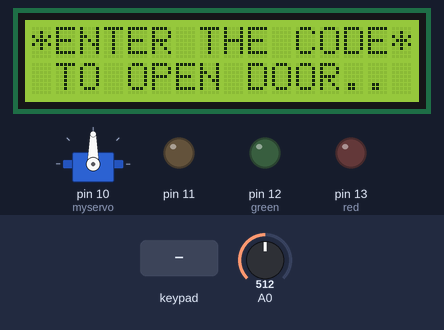
The sketch below on a simulated Arduino Uno, built with avr-gcc and run on an emulated ATmega328P. On the bench: servo, 16×2 character LCD, output pins drawn as LEDs (lit = HIGH). Inputs (shaded band) come from the test bench; at power-on: A0 = 512. What the sketch prints to the serial monitor is not drawn.

Above: at 6.4 s.
6.5 s: keypad keys 2 3 4 5 pressed 0.4 s apart
At 9.2 s:
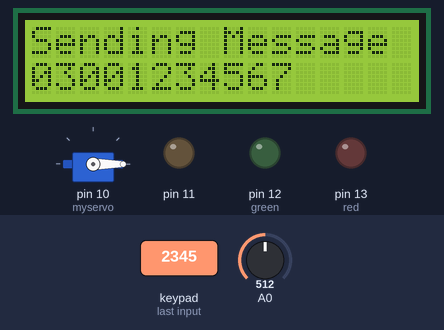
9.6 s: key '1' pressed
12.1 s: key '2' pressed
At 14.3 s:
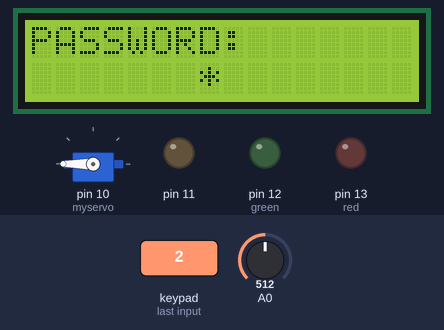
14.9 s: key '3' pressed
At 15.3 s:
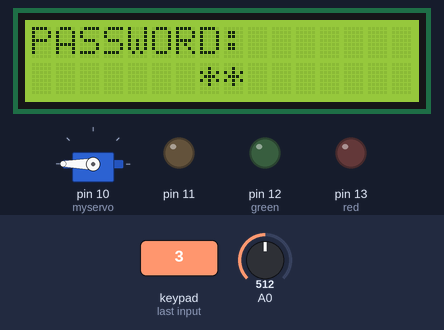
16.4 s: key '4' pressed
At 17.6 s:
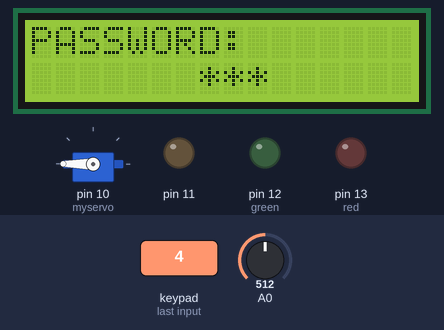
17.9 s: keypad keys 5 4 3 2 pressed 0.4 s apart
At 20.7 s:
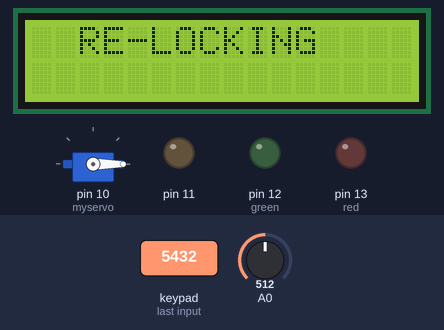
Timing chart, 0 to 22.0 s (numbered marks = the images above; inputs shaded):
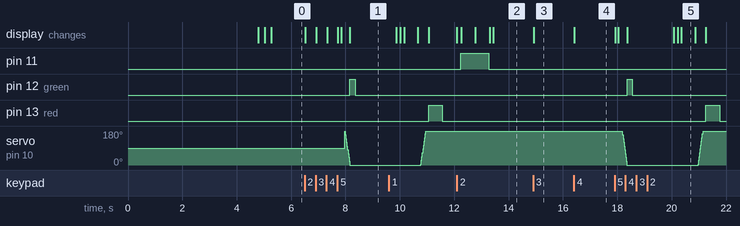

Measured:
- after the input at 6.5 s, pin 12 (green): LOW → HIGH after 1.7 s, → LOW 0.20 s later; the display: first changes at once (image 1 shows a later state)
- after the input at 12.1 s, the display: first differs from a run without the input after 1.3 s (image 2)
- after the input at 14.9 s, the display: changes at once (image 3)
- after the input at 16.4 s, the display: changes at once (image 4)
- after the input at 17.9 s, pin 12 (green): LOW → HIGH after 0.46 s, → LOW 0.20 s later; pin 13 (red): LOW → HIGH after 3.4 s, → LOW 0.50 s later; the display: first changes at once (image 5 shows a later state)
- what the display in image 5 shows lasts 0.5 s, from 20.4 s to 20.9 s

The sketch:

Code_FINALUPDATED.ino
```cpp
#include <LiquidCrystal_I2C.h>
#include <Servo.h>
#include <Keypad.h>

LiquidCrystal_I2C lcd(0x20,16,2);  // set the LCD   address to 0x27 for a 16 chars and 2 line display

Servo myservo;
int pos=0; // position of servo motor
const byte rows=4;
const byte cols=3;

char key[rows][cols]={
{'1','2','3'},
{'4','5','6'},
{'7','8','9'},
{'*','0','#'}
};

byte rowPins[rows]={5,4,3,2};
byte colPins[cols]={6,7,8};

Keypad keypad= Keypad(makeKeymap(key),rowPins,colPins,rows,cols);
char* password="2345";
int currentposition=0;

int red = 13;
int green = 12;

void setup()
{

displayscreen();
Serial.begin(9600);

  //START SENDING MSG OF DOOR UNLOCKING
  Serial.println("AT+CMGF=1"); // set SMS mode to text
  delay(200);
  Serial.println("AT+CNMI=2,2,0,0,0"); // set module to send SMS data to serial out upon receipt
  delay(1000);

  Serial.println("AT+CMGF=1");
  delay(500);
  String str1 = "AT+CMGS=\"+923375907978\"\r" ;
  delay(500);
  Serial.println(str1);
  delay(500);
  Serial.println("DOOR UNLOCKED");
  delay(500);
  delay(1000);
  Serial.println((char)26);// ASCII code of CTRL+Z
  delay(500);
  //END MSG OF DOOR UNLOCKING

myservo.attach(10); //Servo motor connection
pinMode(red,OUTPUT);
pinMode(green,OUTPUT);
pinMode(10,OUTPUT);
pinMode(11,OUTPUT);
pinMode(A0,INPUT_PULLUP);


lcd.begin(16,2);

lcd.setCursor(0,0);
lcd.print("Asslam-o-alikum ");
lcd.setCursor(0,1);
lcd.print("Welcome to FYP");
delay(200);
lcd.clear();
lcd.setCursor(0,0);
lcd.print("Made by Ahsan");
lcd.setCursor(0,1);
lcd.print("Usama & Abdullah");
delay(200);
lcd.clear();
}

void loop()
{
int s = analogRead(A0);
Serial.println(s);

if( currentposition==0)
{
displayscreen();

}
int l ;
char code=keypad.getKey();
if(code!=NO_KEY)
{
lcd.clear();
lcd.setCursor(0,0);
lcd.print("PASSWORD:");
lcd.setCursor(7,1);
lcd.print(" ");
lcd.setCursor(7,1);
for(l=0;l<=currentposition;++l)
{

lcd.print("*");
//keypress();
}

if (code==password[currentposition] )
{
++currentposition;
if(currentposition==4)
{

unlockdoor();
currentposition=0;

}

}


else
{
incorrect();
currentposition=0;

}
}
}

//------------------ Function 1- OPEN THE DOOR--------------//

void unlockdoor()
{
delay(90);

lcd.setCursor(0,0);
lcd.println(" ");
lcd.setCursor(1,0);
lcd.print("Access Granted");
lcd.setCursor(4,1);
lcd.println("WELCOME!!");
delay(100);
lcd.clear();
lcd.setCursor(0,0);
lcd.println("Sending Message");
lcd.setCursor(0,1);
lcd.println("03001234567");

for(pos = 180; pos>=0; pos-=5) // open the door
{
myservo.write(pos);
delay(5);
}
digitalWrite(green,HIGH);
delay(200);
digitalWrite(green,LOW);
delay(200);


delay(100);
counterbeep();

delay(100);//delay after door opening.

for(pos = 0; pos <= 180; pos +=5) // close the door
{ // in steps of 1 degree
myservo.write(pos);
delay(5);
}
delay(100);
lcd.clear();
lcd.setCursor(4,0);
lcd.print("LOCKED!");
digitalWrite(red,HIGH);
delay(500);
digitalWrite(red,LOW);
delay(500);
currentposition=0;

lcd.clear();
displayscreen();
}

//--------------------Function 2- Wrong code--------------//

void incorrect()
{

lcd.clear();
lcd.setCursor(1,0);
lcd.print("CODE");
lcd.setCursor(6,0);
lcd.print("INCORRECT");

digitalWrite(11,HIGH);

lcd.setCursor(15,1);
lcd.println(" ");
lcd.setCursor(4,1);
lcd.println("TRY AGAIN !!!");
delay(500);
lcd.clear();
lcd.setCursor(0,0);
lcd.print("Sending SMS To");
lcd.setCursor(0,1);
lcd.print("03001234567");
delay(500);

digitalWrite(11,LOW);

displayscreen();
}
//-------Function 3 - CLEAR THE SCREEN--------------------/
void clearscreen()
{
lcd.setCursor(0,0);
lcd.println(" ");
lcd.setCursor(0,1);
lcd.println(" ");
lcd.setCursor(0,2);
lcd.println(" ");
lcd.setCursor(0,3);
lcd.println(" ");
}

//------------Function 4 - DISPLAY FUNCTION--------------------//
void displayscreen()
{

lcd.setCursor(0,0);
lcd.println("*ENTER THE CODE*");
lcd.setCursor(1 ,1);

lcd.println("TO OPEN DOOR..");
}


//--------------Function 5 - Count down------------------//
void counterbeep()
{
delay(1200);


lcd.clear();

lcd.setCursor(2,15);
lcd.println(" ");
lcd.setCursor(2,14);
lcd.println(" ");
lcd.setCursor(2,0);
delay(20);
lcd.println("GET IN WITHIN:::");


lcd.setCursor(2,0);
lcd.println("GET IN WITHIN:");
lcd.setCursor(4,1);
lcd.print("3");
delay(10);
lcd.clear();
lcd.setCursor(2,0);
lcd.println("GET IN WITHIN:");
delay(10);

lcd.setCursor(2,0);
lcd.println("GET IN WITHIN:");
lcd.setCursor(4,1);
lcd.print("2");
delay(10);
lcd.clear();
lcd.setCursor(2,0);
lcd.println("GET IN WITHIN:");
delay(10);

lcd.setCursor(4,1);
lcd.print("1");
delay(100);
lcd.clear();
lcd.setCursor(2,0);
lcd.println("GET IN WITHIN::");

delay(10);

lcd.clear();
lcd.setCursor(2,0);
lcd.print("RE-LOCKING");
delay(500);
lcd.setCursor(12,0);
lcd.print(".");
lcd.setCursor(14,0);
lcd.print(".");


}
```
